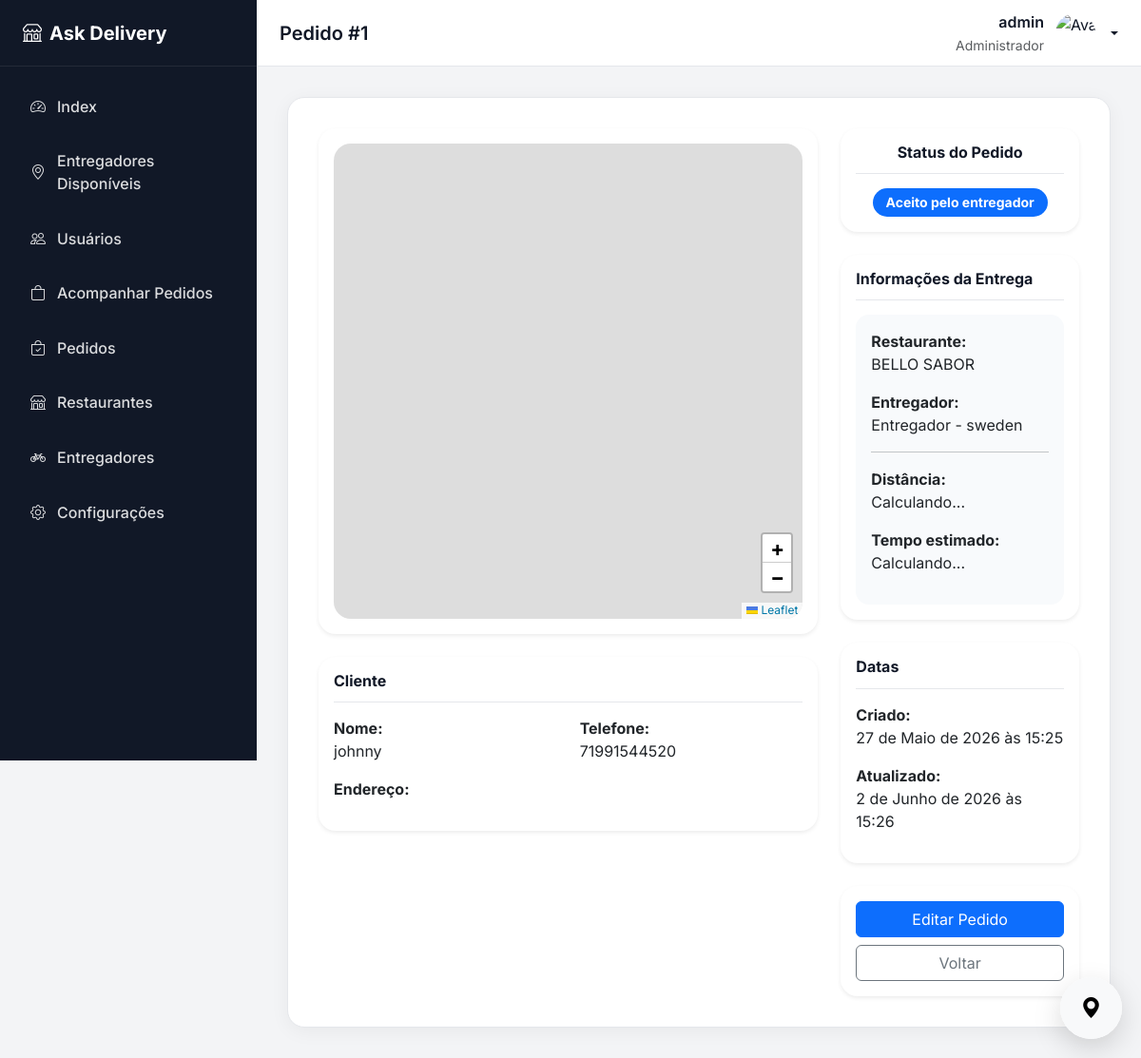
The app's page /orders/orders/detail/1/ (signed in), older data.
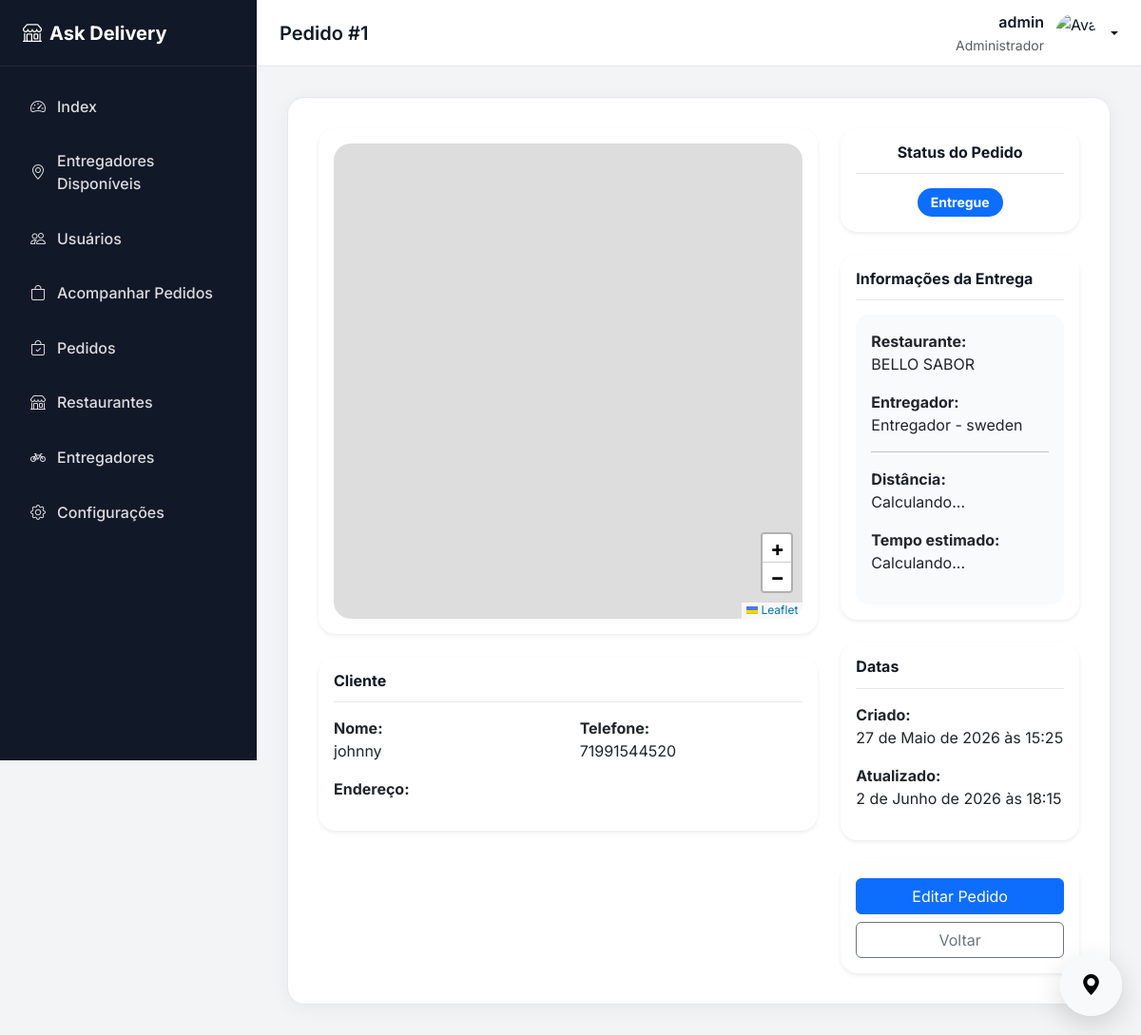
The same page, newer data.
### orders/models.py (models this page shows, shortened)
class Order(models.Model):
    class Status(models.TextChoices):
        CREATED = 'created', 'Criado'
        APPROVED = 'approved', 'Aprovado pelo restaurante'
        ACCEPTED = 'accepted', 'Aceito pelo entregador'
        PICKING = 'picking', 'Em coleta'
        IN_TRANSIT = 'in_transit', 'Em rota'
        DELIVERED = 'delivered', 'Entregue'
        CANCELED = 'canceled', 'Cancelado'
    customer_name = models.CharField(max_length=150)
    customer_phone = models.CharField(max_length=20, blank=True, null=True)
    latitude = models.DecimalField(max_digits=15, decimal_places=10)
    longitude = models.DecimalField(max_digits=15, decimal_places=10)
    status = models.CharField(
        max_length=20,
        choices=Status.choices,
        default=Status.CREATED
    )
    restaurante = models.ForeignKey(
        Restaurante,
        related_name='orders_restaurante',
        on_delete=models.CASCADE,
    )
    entregador = models.ForeignKey(
        Entregador,
        on_delete=models.SET_NULL,
        null=True,
        blank=True,
        related_name='orders'
    )
    cliente = models.ForeignKey(
        Cliente,
        on_delete=models.SET_NULL,
        null=True,
        blank=True,
    )
    cep = models.CharField(max_length=9, blank=True)
    rua = models.CharField(max_length=200)
    numero = models.CharField(max_length=20)
    complemento = models.CharField(max_length=200, blank=True)
    bairro = models.CharField(max_length=100)
    cidade = models.CharField(max_length=100)
    estado = models.CharField(max_length=2)
    created_at = models.DateTimeField(auto_now_add=True)
    updated_at = models.DateTimeField(auto_now=True)

### core/models.py (models this page shows)
class Restaurante(models.Model):
    usuario = models.OneToOneField(
        Usuario,
        on_delete=models.CASCADE,
        related_name='restaurante'
    )
    nome_fantasia = models.CharField(max_length=200)
    razao_social = models.CharField(max_length=200, blank=True)
    cnpj = models.CharField(max_length=18)
    descricao = models.TextField(blank=True)
    telefone_comercial = models.CharField(max_length=20)
    aberto = models.BooleanField(default=False)
    ativo = models.BooleanField(default=True)
    taxa_entrega = models.DecimalField(max_digits=10, decimal_places=2, default=0)
    tempo_preparo_min = models.IntegerField(default=30)
    latitude = models.DecimalField(max_digits=15, decimal_places=10, null=True, blank=True)
    longitude = models.DecimalField(max_digits=15, decimal_places=10, null=True, blank=True)
    aceita_retirada = models.BooleanField(default=True)
    def __str__(self):
        return self.nome_fantasia

class Entregador(models.Model):
    usuario = models.OneToOneField(
        Usuario,
        on_delete=models.CASCADE,
        related_name='entregador'
    )
    cpf = models.CharField(max_length=14)
    cnh = models.CharField(max_length=20, blank=True)
    data_nascimento = models.DateField(blank=True, null=True)
    sexo = models.CharField(max_length=20, choices=SEXO, blank=True, null=True)
    tipo_veiculo = models.CharField(max_length=20, choices=TIPO_VEICULO)
    placa = models.CharField(max_length=10, blank=True)
    status = models.CharField(
        max_length=20,
        choices=STATUS,
        default='OFFLINE'
    )
    latitude = models.DecimalField(max_digits=9, decimal_places=6, null=True, blank=True)
    longitude = models.DecimalField(max_digits=9, decimal_places=6, null=True, blank=True)
    ultima_localizacao = models.DateTimeField(null=True, blank=True)
    disponivel = models.BooleanField(default=False)
    aprovado = models.BooleanField(default=False)
    def __str__(self):
        return f'Entregador - {self.usuario}'

class Usuario(models.Model):
    user = models.OneToOneField(
        User,
        on_delete=models.CASCADE,
        related_name='perfil'
    )
    tipo = models.CharField(max_length=20, choices=TIPO)
    foto = models.ImageField(
        upload_to=user_directory_path,
        blank=True,
        null=True
    )
    telefone_verificado = models.BooleanField(default=False)
    email_verificado = models.BooleanField(default=False)
    ativo = models.BooleanField(default=True)
    criado_em = models.DateTimeField(auto_now_add=True)
    atualizado_em = models.DateTimeField(auto_now=True)
    class Meta:
        permissions = (
            ("cliente", "Permissão de cliente"),
            ("entregador", "Permissão de entregador"),
            ("restaurante", "Permissão de restaurante"),
        )
    def __str__(self):
        return self.user.get_full_name() or self.user.email

class User(AbstractUser):
    telefone = models.CharField(max_length=20, blank=True)
    email = models.EmailField(unique=True)
    USERNAME_FIELD = 'email'
    REQUIRED_FIELDS = ['username']

### orders/views.py (the view)
# urls.py: path('orders/detail/<int:pk>/', v.OrderDetailView.as_view(), name='order_detail'),
class OrderDetailView(CustomDetailView):
    permission_codename = [
        'core.restaurante',
        'core.entregador',
        'core.cliente',
    ]
    model = Order
    template_name = 'orders/order_detail.html'
    context_object_name = 'object'
    def get_context_data(self, **kwargs):
        context = super().get_context_data(**kwargs)
        return context

### core/views_mixins.py (called while the page is built, shortened)
    def dispatch(self, request, *args, **kwargs):
        return super(CheckPermissionMixin, self).dispatch(request, *args, **kwargs)

    def check_user_permissions(self, request):
        if not isinstance(self.permission_codename, list):
            self.permission_codename = [self.permission_codename]
        perms = []
        for permission in self.permission_codename:
            if '.' not in permission:
                permission = str(
                    request.resolver_match.app_name) + '.' + str(permission)
            perms.append(permission)
        return len(self.permission_codename) and (
            request.user.is_superuser or any(
                request.user.has_perm(perm)
                for perm in perms
            )
        )

### orders/templates/orders/order_detail.html (shortened to what this page needs)
{% extends 'base.html' %}
{% load static %}
{% block page_title %}
Pedido #{{ object.id }}
{% endblock %}
{% block extra_css %}
<link rel="stylesheet"
      href="https://unpkg.com/leaflet/dist/leaflet.css" />
{% endblock %}
{% block content %}
<div class="row g-4">
    <div class="col-lg-8">
        <div class="card shadow-sm info-card mb-4">
            <div class="card-body">
                <div id="map"></div>
            </div>
        </div>
        <div class="card shadow-sm info-card mb-4">
            <div class="card-body">
                <h5 class="section-title">
                    Cliente
                </h5>
                <div class="row">
                    <div class="col-md-6">
                        <p>
                            <strong>Nome:</strong><br>
                            {{ object.customer_name }}
                        </p>
                    </div>
                    <div class="col-md-6">
                        <p>
                            <strong>Telefone:</strong><br>
                            {{ object.customer_phone }}
                        </p>
                    </div>
                    <div class="col-md-12">
                        <p>
                            <strong>Endereço:</strong><br>
                        </p>
                    </div>
                </div>
            </div>
        </div>
    </div>
    <div class="col-lg-4">
        <div class="card shadow-sm info-card mb-4">
            <div class="card-body text-center">
                <h5 class="section-title">
                    Status do Pedido
                </h5>
                <span class="badge bg-primary status-badge">
                    {{ object.get_status_display }}
                </span>
            </div>
        </div>
        <div class="card shadow-sm info-card mb-4">
            <div class="card-body">
                <h5 class="section-title">
                    Informações da Entrega
                </h5>
                <div class="route-info-box">
                    <p>
                        <strong>Restaurante:</strong><br>
                        {{ object.restaurante }}
                    </p>
                    <p>
                        <strong>Entregador:</strong><br>
                        {% if object.entregador %}
                            {{ object.entregador }}
                        {% else %}
                            Não atribuído
                        {% endif %}
                    </p>
                    <hr>
                    <p>
                        <strong>Distância:</strong><br>
                        <span id="distance">
                            Calculando...
                        </span>
                    </p>
                    <p>
                        <strong>Tempo estimado:</strong><br>
                        <span id="duration">
                            Calculando...
                        </span>
                    </p>
                </div>
            </div>
        </div>
        <div class="card shadow-sm info-card mb-4">
            <div class="card-body">
                <h5 class="section-title">
                    Datas
                </h5>
                <p>
                    <strong>Criado:</strong><br>
                    {{ object.created_at }}
                </p>
                <p>
                    <strong>Atualizado:</strong><br>
                    {{ object.updated_at }}
                </p>
            </div>
        </div>
        <div class="card shadow-sm info-card">
            <div class="card-body">
                <div class="d-grid gap-2">
                    <a href="{% url 'orders:order_update' object.pk %}"
                       class="btn btn-primary">
                        Editar Pedido
                    </a>
                    <a href="{% url 'orders:orders_list' %}"
                       class="btn btn-outline-secondary">
                        Voltar
                    </a>
                </div>
            </div>
        </div>
    </div>
</div>
{% endblock %}

Row changes from the older to the newer data that the page shows:
changed Order "johnny": status "Aceito pelo entregador" → "Entregue"; updated_at "2 de Junho de 2026 às 15:26" → "2 de Junho de 2026 às 18:15"
